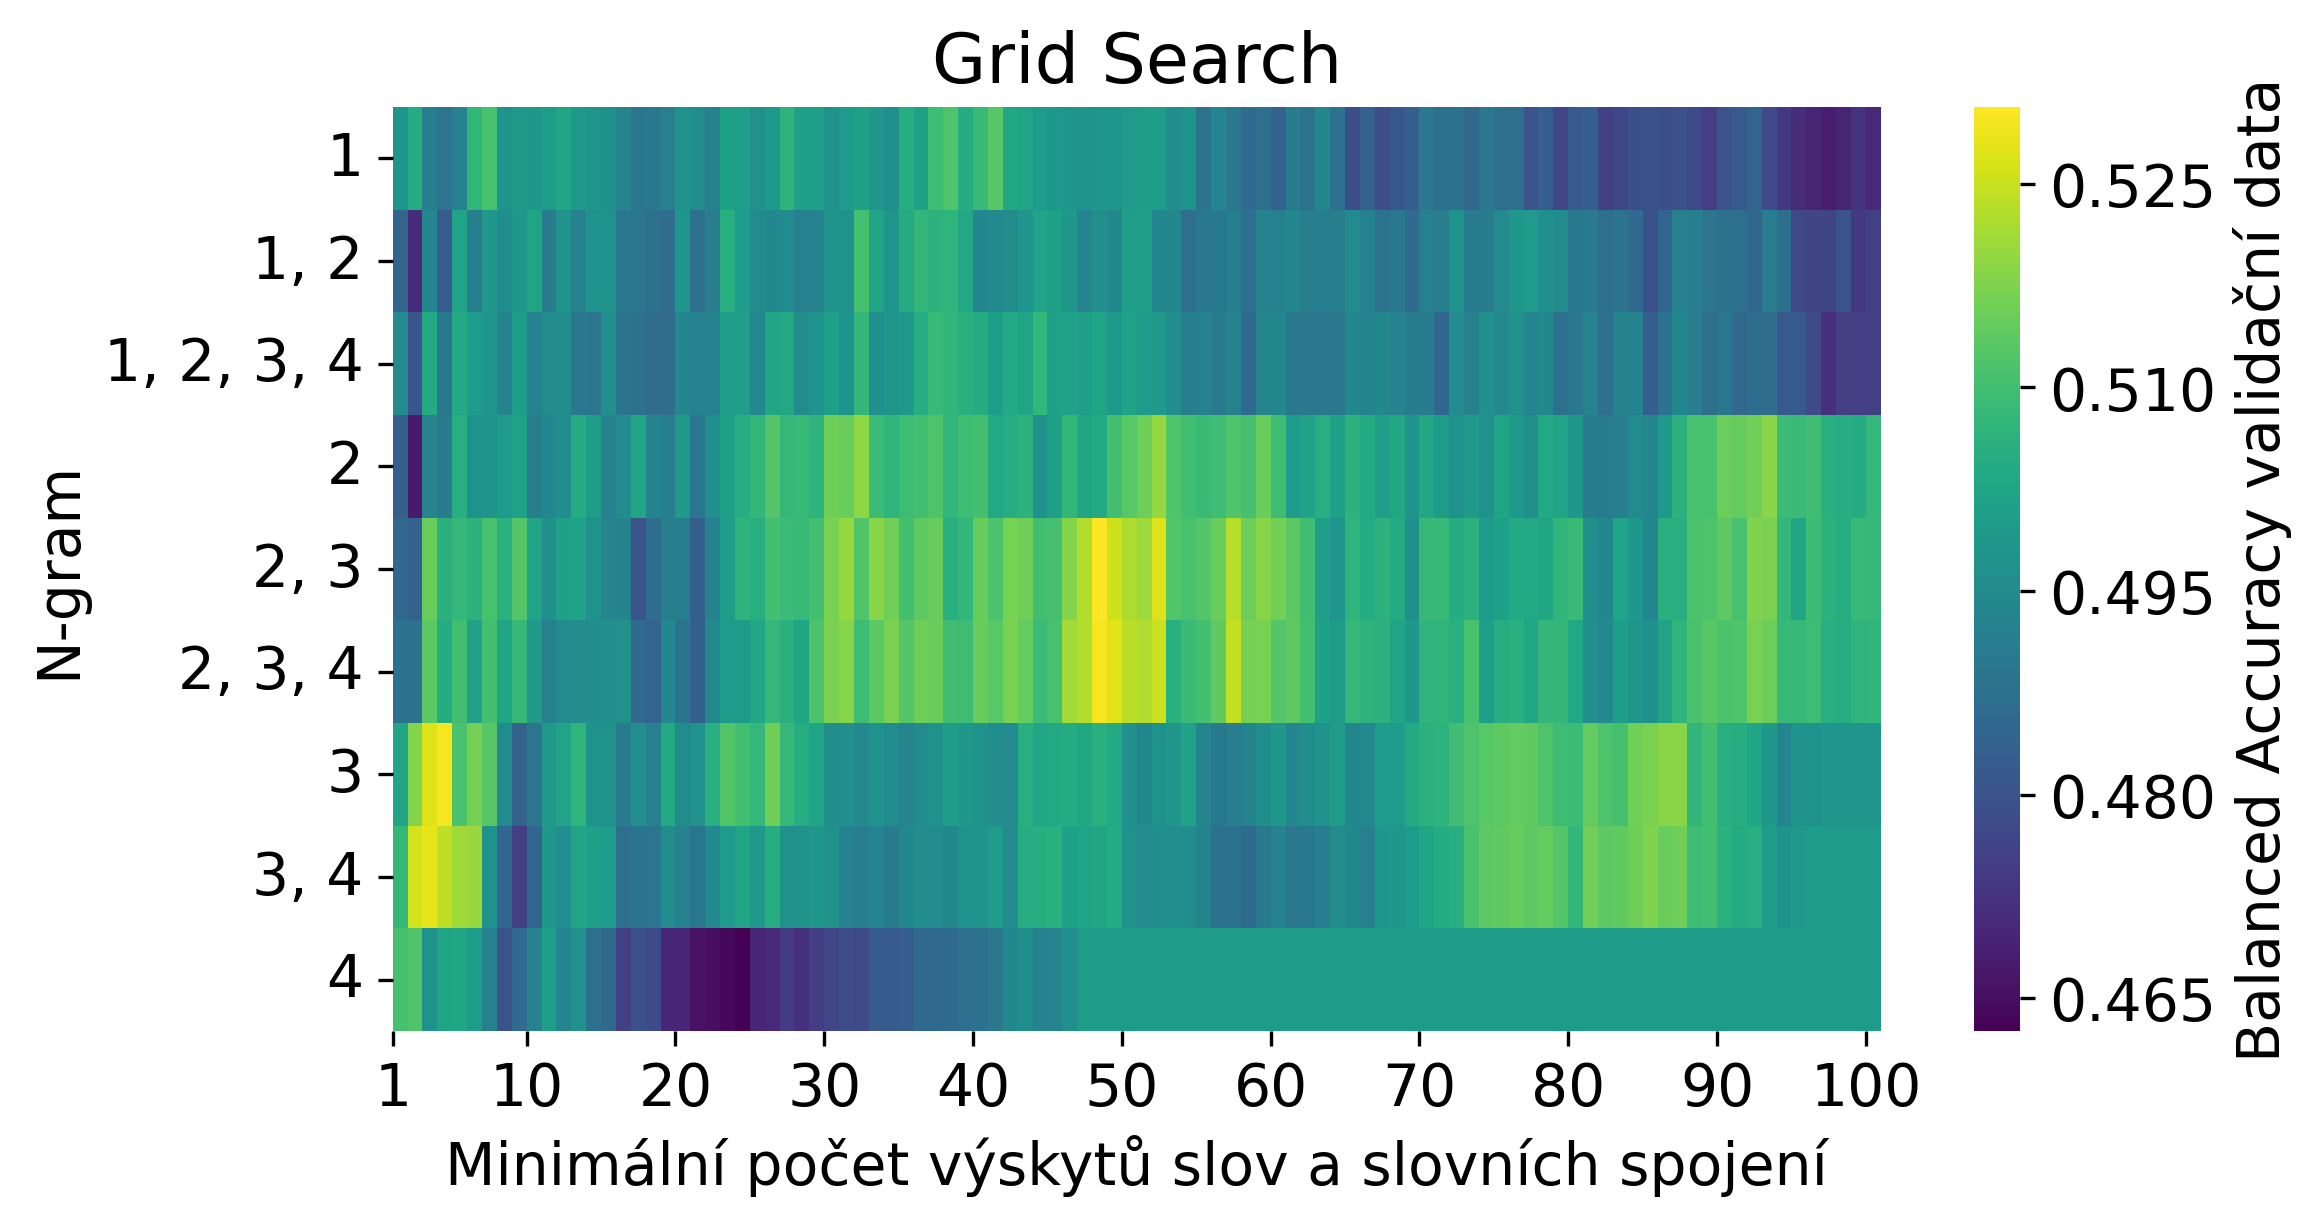

Source code (Python):
import matplotlib.pyplot as plt
import seaborn as sns
import joblib
import pandas as pd
from nltk import word_tokenize 
from nltk.stem import WordNetLemmatizer 
import numpy as np
import math
import matplotlib


class LemmaTokenizer(object):
    def __init__(self):
        self.wnl = WordNetLemmatizer()
    def __call__(self, articles):
        return [self.wnl.lemmatize(t) for t in word_tokenize(articles)]




model = joblib.load("./bayes_model_n_gram_3.pkl")

results = model.cv_results_

#print(results)

param_grid = {
    "tokenizer__ngram_range": [(1, 1), (1, 2), (2, 2), (2, 3), (3, 3)],
    "tokenizer__min_df": [i for i in range(1, 100)],
}

param_grid_keys = list(param_grid.keys())
param_values = [results[f'param_{key}'] for key in param_grid_keys]

# print(results)


mean_test_scores = results['mean_test_score']
results_df = pd.DataFrame({'ngram': param_values[0], 'min_df': param_values[1], 'Mean_Test_Score': mean_test_scores})

results_df['ngram'] = results_df['ngram'].apply(lambda x: f"{x[0]}_{x[1]}")
replacement_dict = {
    "1_1": "1",
    "1_2" : "1, 2",
    "2_2" : "2",
    "2_3" : "2, 3",
    "3_3" : "3",
    "2_4" : "2, 3, 4",
    "3_4": "3, 4",
    "4_4": "4",
    "1_4": "1, 2, 3, 4"
}

print(results_df["min_df"])

results_df["ngram"] = results_df["ngram"].replace(replacement_dict)

heatmap_data = results_df.pivot(index='ngram', columns='min_df', values='Mean_Test_Score')

matplotlib.rcParams.update({'font.size': 14})



# Create the heatmap
plt.figure(figsize=(8, 4))
ax = sns.heatmap(heatmap_data, annot=False, cmap='viridis', fmt='.1f', cbar=True)


cbar = ax.collections[0].colorbar
cbar.set_label("Balanced Accuracy validační data")
# ax.figure.axes[1].tick_params(axis="x", labelsize=18) 
cbar.locator = plt.MaxNLocator(integer=True, prune="both", nbins=5)

plt.title('Grid Search')
plt.xlabel('Minimální počet výskytů slov a slovních spojení')
plt.ylabel('N-gram')
plt.xticks(fontsize=14)
plt.yticks(fontsize=14)

plt.yticks(rotation=0)
plt.xticks(ticks=[0, 9, 19, 29, 39, 49, 59, 69, 79, 89, 99], labels=[1, 10, 20, 30, 40, 50, 60, 70, 80, 90, 100], rotation=0)

plt.savefig("heatmap.png", dpi=300, bbox_inches="tight")  # Replace "heatmap.png" with your desired file name
plt.show()
